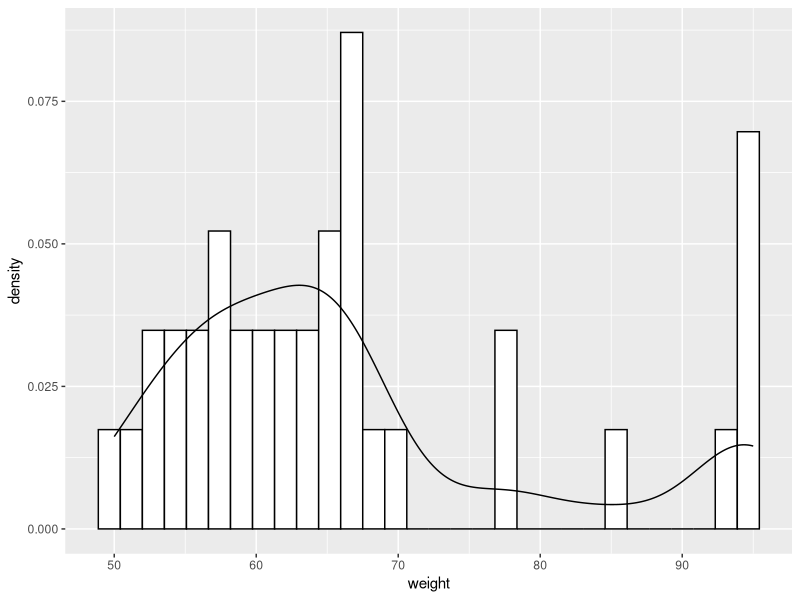
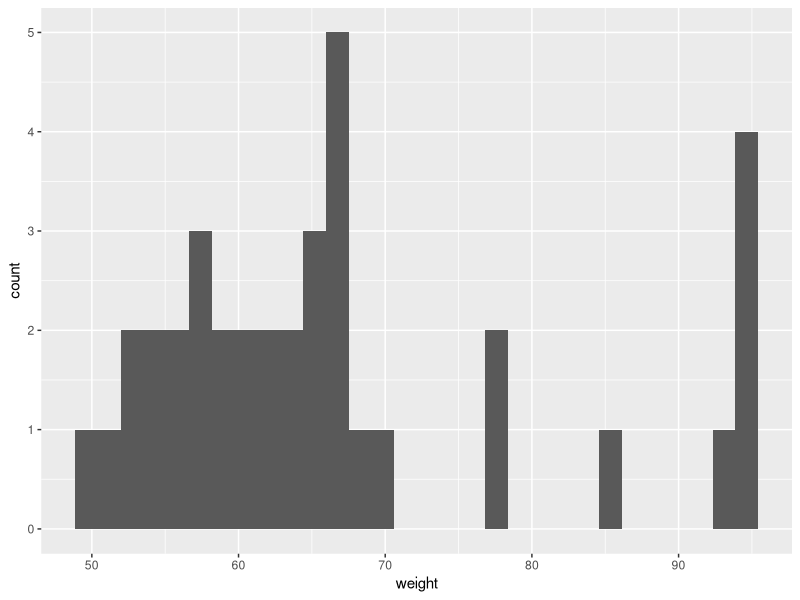
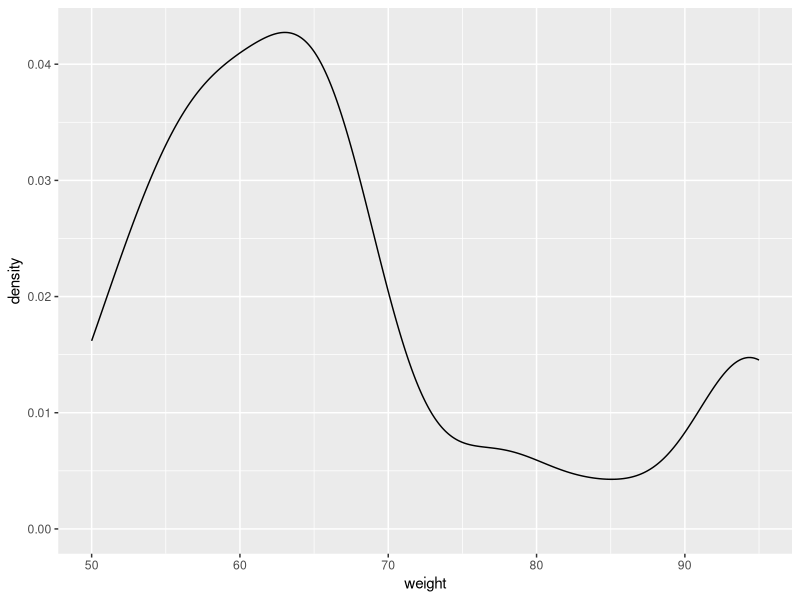
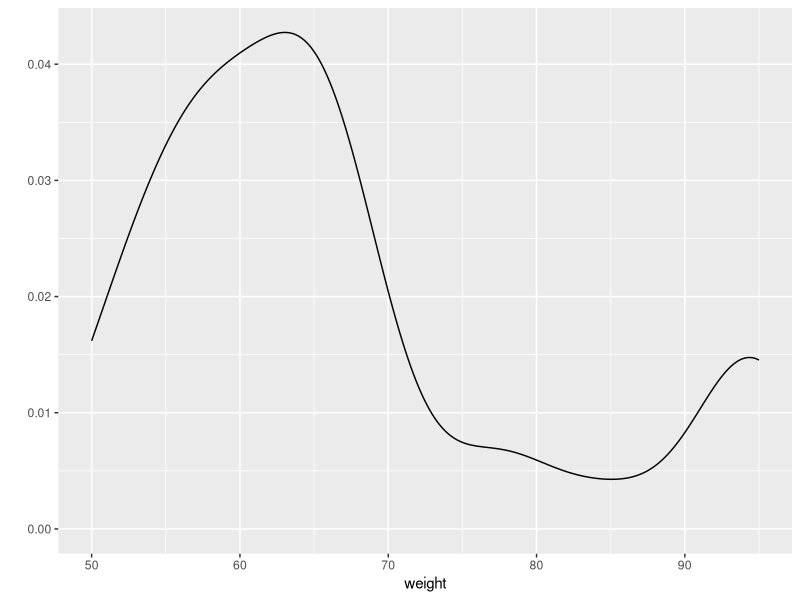
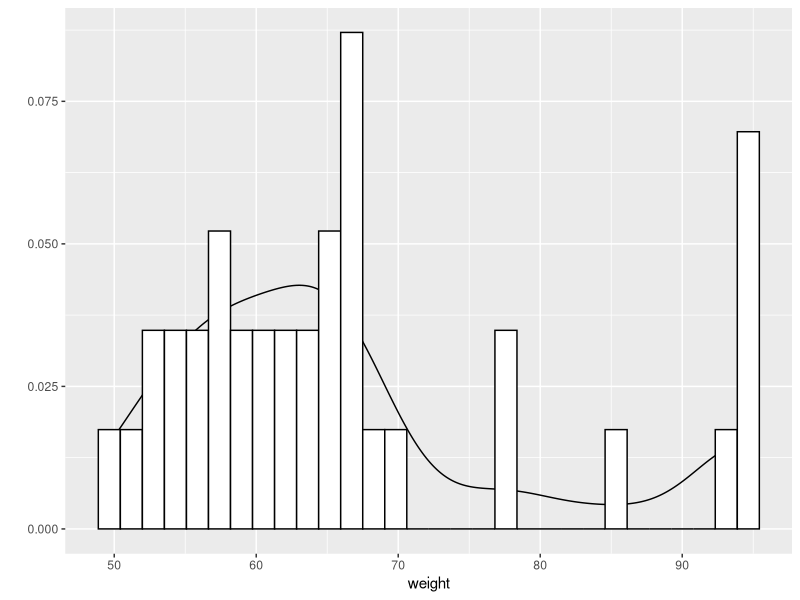
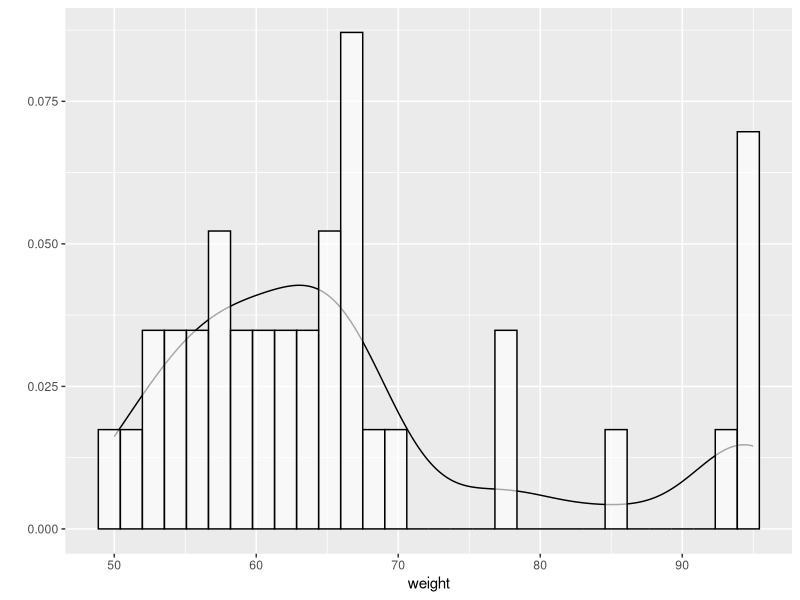
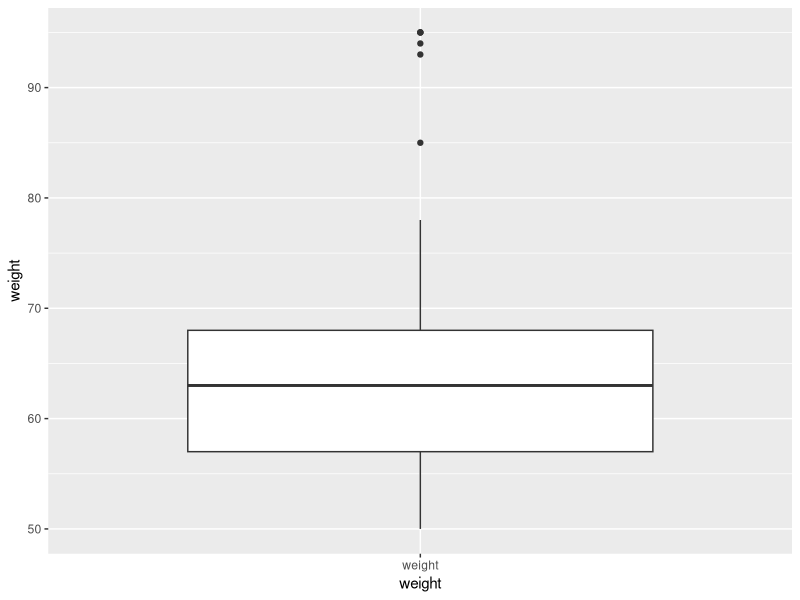
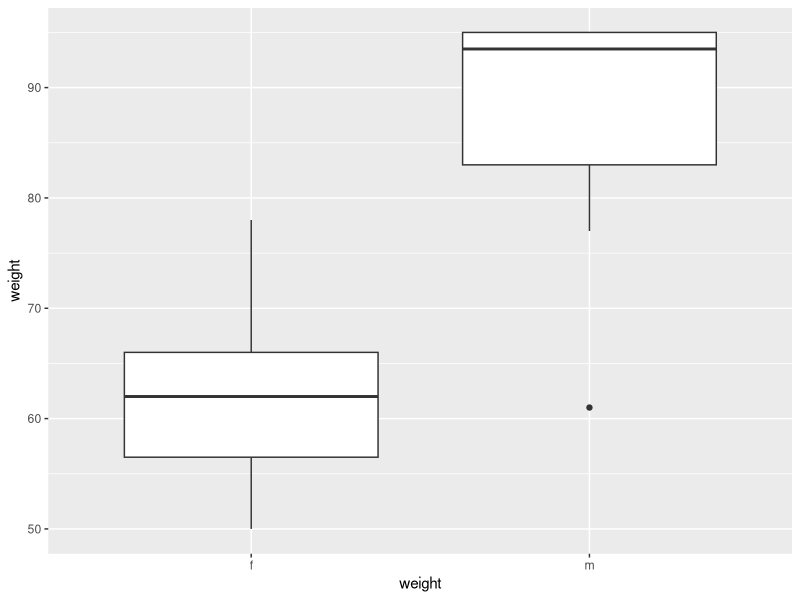

Recreate these plots in R, in order.
# Hausaufgabe 05
# Isabelle Bartsch <bartschi@students.uni-marburg.de>
# 2014-05-05
# Dieses Werk ist lizenziert unter einer CC-BY-NC-SA Lizenz.

# Sie sollten die Datei auch in Ihren Ordner kopieren und einen Commit machen, 
# bevor Sie die Kopie weiter anpassen! Vergessen Sie dabei nicht, Namen, Datum 
# und ggf. Lizenz zu ändern. Um einiges leichter zu machen, sollten Sie auch die
# Datei body_dim_long.tab aus dem Data-Ordner kopieren, stagen und commiten. Sie
# müssen ggf. Ihr Arbeitsverzeichnis setzen, wenn R die .tab-Datei nicht finden
# kann: 
# Session > Set Working Directory > Source File Location

# (Im folgenden müssen Sie die Code-Zeilen wieder aktiv setzen -- ich habe sie
# vorläufig auskommentiert, damit der Output beim ersten Beispiel sehr
# überschaubar war.)

# Am Dienstag haben wir uns ein paar Plots mit den Daten aus dem Fragebogen
# gemacht. Hier werden wir weiter üben.

# Zuerst müssen wir ggplot laden
library(ggplot2)

# und danach die Daten:
dat <- read.table("CopyOfbody_dim_long.tab",header=TRUE) 

# Wir haben im Kurs die Verteilung der Variabel weight angeschaut. In Skripten
# werden Ergebnisse nicht automatich dargestellt, sondern nur dann, wenn ein
# print Befehl genutzt wird. Dann müssten wir eigentlich den ganzen "ggplot() +
# ..." Befehl in die Klammer von print() einpacken, was nicht besonders lesbar
# ist. Wie bei anderen Berechnungen können wir den Output von ggplot einer
# Variabel zuweisen. Danach müssen wir nur den Variabelnamen in die Klammer von
# print() einpacken.
weight.grafik <- ggplot(data=dat,aes(x=weight)) + geom_histogram(aes(y=..density..),fill="white",color="black") + geom_density()
print(weight.grafik)

# Wenn wir verschiedene Grafiken mit einem Datenzsatz machen möchten, ist es
# nervig, wenn wir den gemeinsamen Teil immer wieder eingeben müssen. Auch Teile
# von ggplot-Grafiken können einer Variabel zugewiesen werden:
weight.grafik.basis <- ggplot(data=dat,aes(x=weight))
print(weight.grafik.basis + geom_histogram())
print(weight.grafik.basis + geom_density())

# Wir haben auch mal die qplot()-Funktion gesehen. Sie ergibt eigentlich das
# Gleiche wie die "ggplot() + ..."-Befehle, hat nun eine andere Schnittstelle. 
weight.grafik.alt <- qplot(x=weight,data=dat,geom="density")
print(weight.grafik.alt)

# Weil das Gleiche ergeben wird, können wir auch den Ouput von qplot() mit
# weiteren geom_XXXX() Funktionen erweitern. 
weight.grafik.alt2 <- weight.grafik.alt + geom_histogram(aes(y=..density..),fill="white",color="black")
print(weight.grafik.alt2)

# Sie sehen an dieser Grafik auch, dass ggplot gestappelte Layers nutzt -- das 
# Histogramm wird auf das Layer mit Dichte gestappelt und daher wird die 
# Dichtekurve zum Teil versteckt. Wir können auch das Histogramm mit alpha
# transparenter machen.
weight.grafik.alt3 <- weight.grafik.alt + geom_histogram(aes(y=..density..),fill="white",color="black",alpha=0.65)
print(weight.grafik.alt3)

# ggplot hat auch eingebaute Untestützung für Box-Whisker-Plots, allerdings sind x und y jetzt anders:
weight.bw <- weight.grafik.basis + geom_boxplot(aes(x="weight",y=weight))
print(weight.bw)
# Sie sehen auch dabei, dass Layer-Asthetics Basis-Athetics brechen. 

# Aber viel interessanter ist eben, wenn wir Gruppen unterscheiden. Dann können etwas machen wie BW-Plot nach Geschlecht:
weight.bw.sex <- weight.grafik.basis + geom_boxplot(aes(x=sex,y=weight))
print(weight.bw.sex)

# Und als Erinnerung können wir auch ähnliches mit der Dichte machen:
print( weight.grafik.basis + geom_density(aes(color=sex,fill=sex),alpha=0.5) )

# Aber jetzt haben wir uns Gewicht mehrmals angeschaut. Es wird Zeit, dass uns
# auch Größe anschauen. Sind die Studenten mancher Studiengänge größer als die anderen?
# Weil wir deutlich weniger Männer haben und es einen bekannten Unterschied in der Größe 
# zwischen Männern und Frauen gibt, schließen wir erstmal die Männer aus:
frauen <- subset(dat, sex=="f")

# (Sie sollten sich wirklich überlegen, ob der Schritt "gut" ist. Haben wir 
# dadurch unsre Ergebnisse verstellt? Sie müssen hier nichts schreiben, aber 
# überlegen Sie sich wirklich, ob der Schritt sinnvoll war und was für Probeme 
# er verursachen könnte. Sie könnten u.a. die folgenden Berechnungen und Plots
# zweimal machen und schauen, wie sich die Ergebnisse geändert haben.)

#Das erste, was wir machen, ist uns die Daten einfach als Box-Whisker-Diagramm 
#darzustellen. (Box-Whisker zuerst, weil Sie das auch per Hand machen könnten, 
#falls Sie unsicher sind, ob das Bild korrekt aussieht.) Hier und im Folgenden
#sollten Sie die Plots so machen, damit man einen Vergleich zwischen den Gruppen
#ziehen kann. Dafür gibt es verschiedene Möglichkeiten; die Wahl bleibt Ihnen
#überlassen. 
frauen.studiengang.bw <- ggplot(data=dat,aes(x=major)) + geom_boxplot(aes(x=major, y= height), alpha= 0.5)
print(frauen.studiengang.bw)

# Sehen die Studiengänge anders aus? Wir müssen hier noch relativ vorsichtig
# sein, weil die Gruppen *unbalanciert* sind, d.h. die Gruppen sind
# unterschiedlich groß. Aber wie sieht der Vergleich auf den ersten Blick aus?
# (Keine explizite Antwort nötig, nur eine Überlegung.)

# Wir können natürlich auch die Dichte anschauen:
frauen.studiengang.dichte <- ggplot(data=dat,aes(x=major)) + geom_density(aes(color="height",fill="height"), alpha=0.5)
print(frauen.studiengang.dichte)

# Haben Sie den gleichen Eindruck wie bei Box-Whisker bekommen? Unterscheiden
# sich die Gruppen?
# (Keine explizite Antwort nötig, nur eine Überlegung.)

# Welche Gruppe hat gefehlt? Wie viele Datenpunkte gab es für die Gruppe?
# (Keine explizite Antwort nötig, nur eine Überlegung.)

# Wir können auch die verschiedenen Maße der Streuung berechnen.
# In R gibt es oft verschiedene Möglichkeiten, etwas zu machen. Wir haben bisher
# Teile einer Datenmenge mit subset() rausgezogen, aber wir können das auch mit 
# einer weiteren Syntax machen:
klinisch <- frauen[frauen$major == "M.A..Klinische.Linguistik",]
print(klinisch)

# Das sieht erstmal sehr vervwirrend aus, ist es aber nicht. Die eckigen
# Klammern bestimmen die Auswahl an Elementen. Wir haben das ja bei Indizen in
# Vektoren schon gesehen. Man kann eigentlich Indizen oder logische
# Einschränkungen nutzen, und das gleiche gilt für Data Frames. Bei Data Frames
# haben wir zwei Dimensionen, Zeilen (rows) und Spalten (columns), daher das
# Komma. Vor dem Komma werden die Zeilen spezifiziert, nach dem Komma die
# Spalten. Wir wollen alle Spalten mitnehmen, deshalb haben wir nach dem Komma
# nichts. (Das Komma ist hier *sehr* wichtig -- wenn Sie das Komma weglassen,
# selegieren Sie einzelne Elemente statt Zeilen und bekommen dann später
# verwirrende Fehlermeldungen.) 

# Jetzt brauchen wir die Teilmenge für die anderen beiden Studiengänge, 
# Linguistik Kognition und Kommunikation und Speech Science
# HINT: wie sehen die Namen aus bzw. wie werden sie im data frame buchstabiert?
linkk <- frauen[frauen$major == "M.A..Linguistik.Kognition.und.Kommunikation",]
speech <- frauen[frauen$major == "M.A..Speech.Science",] 

# Berechnen Sie -- ohne Hilfe von sd() -- die Standardabweichung für die Größe der drei 
# Gruppen. Sie können auch weitere Zeilen hinzufügen, wenn es Ihnen so leichter
# ist. 
# HINT: Formel und Beispiel für die Berechnung auf den Folien!
klinisch.sd <- sqrt( var(frauen$major== "M.A..Klinische.Linguistik",))
linkk.sd <- sqrt( var(frauen$major== "M.A..Linguistik.Kognition.und.Kommunikation",))
speech.sd <- sqrt( var(frauen$major== "M.A..Speech.Science",))

# Berichten Sie jetzt die Mittelwerte und Standardabweichungen für die drei Gruppen. Die erste Gruppe steht hier als Muster:
print( paste("Studiengang: Klinische Linguistik","Mean:",mean(klinisch$height),"SD:",klinisch.sd) )
print( paste("Studiengang: Linguistik Kogition und Kommunikation", "Mean:",mean(linkk$height),"SD:",linkk.sd))
print( paste("Studiengang: Speech Science", "Mean:",mean(speech$height), "SD:",speech.sd))
